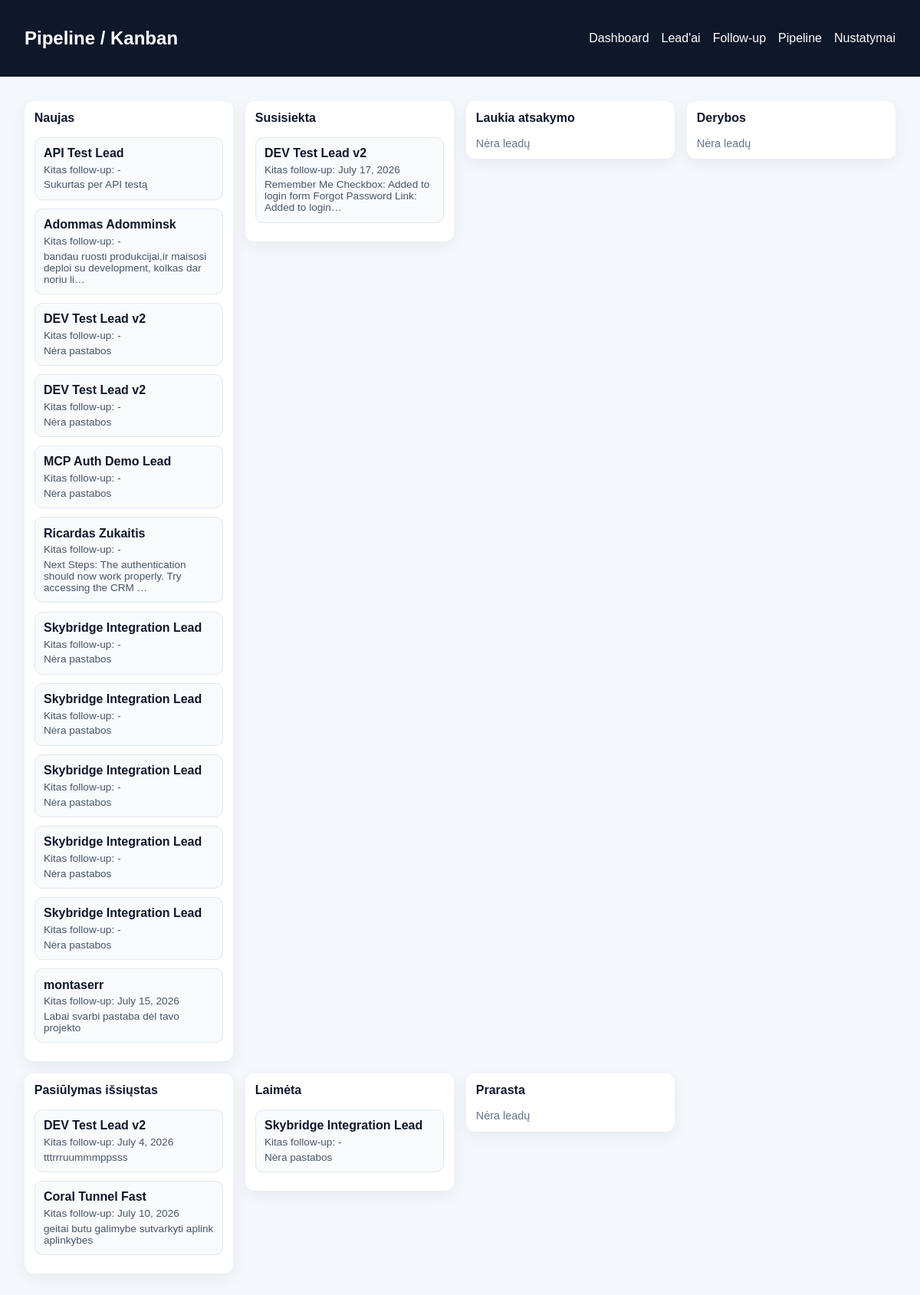
The page /pipeline/ (signed in) on the database its author committed.
### crm/models.py (models this page shows, shortened)
class Lead(models.Model):
    STATUS_CHOICES = [
        ('new', 'Naujas'),
        ('contacted', 'Susisiekta'),
        ('proposal', 'Pasiūlymas'),
        ('won', 'Laimėtas'),
        ('lost', 'Prarastas'),
    ]
    name = models.CharField(max_length=100)
    company = models.CharField(max_length=150, blank=True)
    email = models.EmailField(blank=True)
    phone = models.CharField(max_length=30, blank=True)
    source = models.CharField(max_length=50, blank=True)
    status = models.CharField(max_length=20, choices=STATUS_CHOICES, default='new')
    last_contacted = models.DateField(blank=True, null=True)
    next_follow_up = models.DateField(blank=True, null=True)
    budget = models.DecimalField(max_digits=10, decimal_places=2, default=0)
    notes = models.TextField(blank=True)
    owner = models.ForeignKey(User, on_delete=models.CASCADE, related_name='leads')
    created_at = models.DateTimeField(auto_now_add=True)
    updated_at = models.DateTimeField(auto_now=True)

### crm/views.py (the view)
# urls.py: path('pipeline/', pipeline_view, name='pipeline'),
@login_required(login_url='login')
def pipeline_view(request):
    stages = [
        ('new', 'Naujas'),
        ('contacted', 'Susisiekta'),
        ('waiting', 'Laukia atsakymo'),
        ('negotiation', 'Derybos'),
        ('proposal', 'Pasiūlymas išsiųstas'),
        ('won', 'Laimėta'),
        ('lost', 'Prarasta'),
    ]
    columns = []
    for code, label in stages:
        leads = Lead.objects.filter(owner=request.user, status=code).order_by('next_follow_up', 'name')
        columns.append({'code': code, 'label': label, 'leads': leads})
    return render(request, 'crm/pipeline.html', {'columns': columns})

### crm/templates/crm/pipeline.html (shortened to what this page needs)
<!DOCTYPE html>
<html lang="lt">
<head>
</head>
<body>
    <header class="topbar">
        <h2>Pipeline / Kanban</h2>
        <nav class="nav">
            <a href="/dashboard/">Dashboard</a>
            <a href="/leads/">Lead'ai</a>
            <a href="/followups/">Follow-up</a>
            <a href="/pipeline/">Pipeline</a>
            <a href="#">Nustatymai</a>
        </nav>
    </header>
    <main class="container">
        <div class="kanban">
            {% for column in columns %}
                <section class="column">
                    <h3>{{ column.label }}</h3>
                    {% for lead in column.leads %}
                        <div class="card">
                            <strong>{{ lead.name }}</strong>
                            <div class="meta">Kitas follow-up: {{ lead.next_follow_up|default:"-" }}</div>
                            <div class="meta">{{ lead.notes|default:"Nėra pastabos"|truncatechars:80 }}</div>
                        </div>
                    {% empty %}
                        <div class="empty">Nėra leadų</div>
                    {% endfor %}
                </section>
            {% endfor %}
        </div>
    </main>
</body>
</html>

### crm/templates/crm/pipeline.html (style rules this page uses)
body { font-family: Arial, sans-serif; margin: 0; background: #f4f7fb; color: #0f172a; }
.topbar { background: #0f172a; color: white; padding: 1rem 2rem; display: flex; justify-content: space-between; align-items: center; }
.topbar a { color: white; text-decoration: none; }
.nav { display: flex; gap: 1rem; flex-wrap: wrap; }
.container { padding: 2rem; }
.kanban { display: grid; grid-template-columns: repeat(auto-fit, minmax(220px, 1fr)); gap: 1rem; align-items: start; }
.column { background: white; border-radius: 12px; padding: 0.8rem; box-shadow: 0 6px 20px rgba(0,0,0,0.06); }
.column h3 { margin-top: 0; font-size: 1rem; }
.card { background: #f8fafc; border: 1px solid #e2e8f0; border-radius: 10px; padding: 0.7rem; margin-bottom: 0.7rem; }
.card strong { display: block; margin-bottom: 0.2rem; }
.meta { font-size: 0.85rem; color: #475569; margin-top: 0.3rem; }
.empty { color: #64748b; font-size: 0.9rem; }

### rows shown on the page
Lead: name "API Test Lead", next_follow_up "-", notes "Sukurtas per API testą"
Lead: name "Adommas Adomminsk", next_follow_up "-", notes "bandau ruosti produkcijai,ir maisosi deploi su development, kolkas dar noriu li…"
Lead: name "DEV Test Lead v2", next_follow_up "-", notes "Nėra pastabos"
Lead: name "DEV Test Lead v2", next_follow_up "-", notes "Nėra pastabos"
Lead: name "MCP Auth Demo Lead", next_follow_up "-", notes "Nėra pastabos"
Lead: name "Ricardas Zukaitis", next_follow_up "-", notes "Next Steps: The authentication should now work properly. Try accessing the CRM …"
Lead: name "Skybridge Integration Lead", next_follow_up "-", notes "Nėra pastabos"
Lead: name "Skybridge Integration Lead", next_follow_up "-", notes "Nėra pastabos"
Lead: name "Skybridge Integration Lead", next_follow_up "-", notes "Nėra pastabos"
Lead: name "Skybridge Integration Lead", next_follow_up "-", notes "Nėra pastabos"
Lead: name "Skybridge Integration Lead", next_follow_up "-", notes "Nėra pastabos"
Lead: name "montaserr", next_follow_up "July 15, 2026", notes "Labai svarbi pastaba dėl tavo projekto"
Lead: name "DEV Test Lead v2", next_follow_up "July 17, 2026", notes "Remember Me Checkbox: Added to login form Forgot Password Link: Added to login…"
Lead: name "DEV Test Lead v2", next_follow_up "July 4, 2026", notes "tttrrruummmppsss"
Lead: name "Coral Tunnel Fast", next_follow_up "July 10, 2026", notes "geitai butu galimybe sutvarkyti aplink aplinkybes"
Lead: name "Skybridge Integration Lead", next_follow_up "-", notes "Nėra pastabos"

### other values the page prints
{{ column.label }} "Naujas" "Susisiekta" "Laukia atsakymo" "Derybos" "Pasiūlymas išsiųstas" "Laimėta" "Prarasta"
